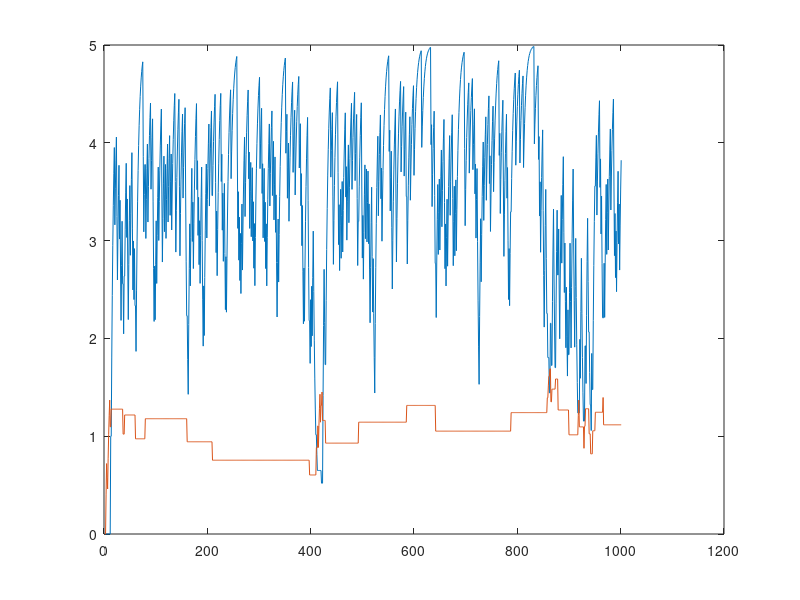

MATLAB code for this plot:
%For 2-armed bandit
clear;

action1_reward = [0.7, 5; 0.3 0];
action2_reward = [0.5, 2; 0.5 0];
rewards = {action1_reward, action2_reward};

% gamma = 0.9;
alpha = 0.2;
beta = 2;
Q = [0, 0];

number_of_iterations = 1000;

Qs = zeros(number_of_iterations + 1, size(Q,2));
Qs(1,:) = Q;
as = zeros(number_of_iterations, 1);
rs = zeros(number_of_iterations, 1);


for i = 1:number_of_iterations
    unnormalized_p_as = [exp(beta * Q(1)), exp(beta * Q(2))];
    normalized_p_as = [exp(beta * Q(1)), exp(beta * Q(2))] / sum(unnormalized_p_as);
    
    %sample from action pmf
    action = -1;
    random_value = rand(1);
    cum = 0;
    for j = 1:size(normalized_p_as,2)
        if random_value < normalized_p_as(j) + cum
            action = j;
            break;
        end
        cum = cum + normalized_p_as(j);
    end
    as(i,1) = action;
    % end sampling
    
    
    %sample from reward pmf
    reward_pmf = rewards{action};
    reward = -1;
    cum = 0;
    random_value = rand(1);
    for j = 1:size(reward_pmf,1)
        if random_value < reward_pmf(j,1) + cum
            reward = reward_pmf(j,2);
            break;
        end
        cum = cum + reward_pmf(j,1);
    end
    rs(i,1)=reward;
    % end sampling
    
    TD_error = reward - Q(action);
    Q(action) = Q(action) + alpha * TD_error;
    Qs(i + 1,:) = Q;
    
    
end

%returns Qs, as, ys
plot(Qs)